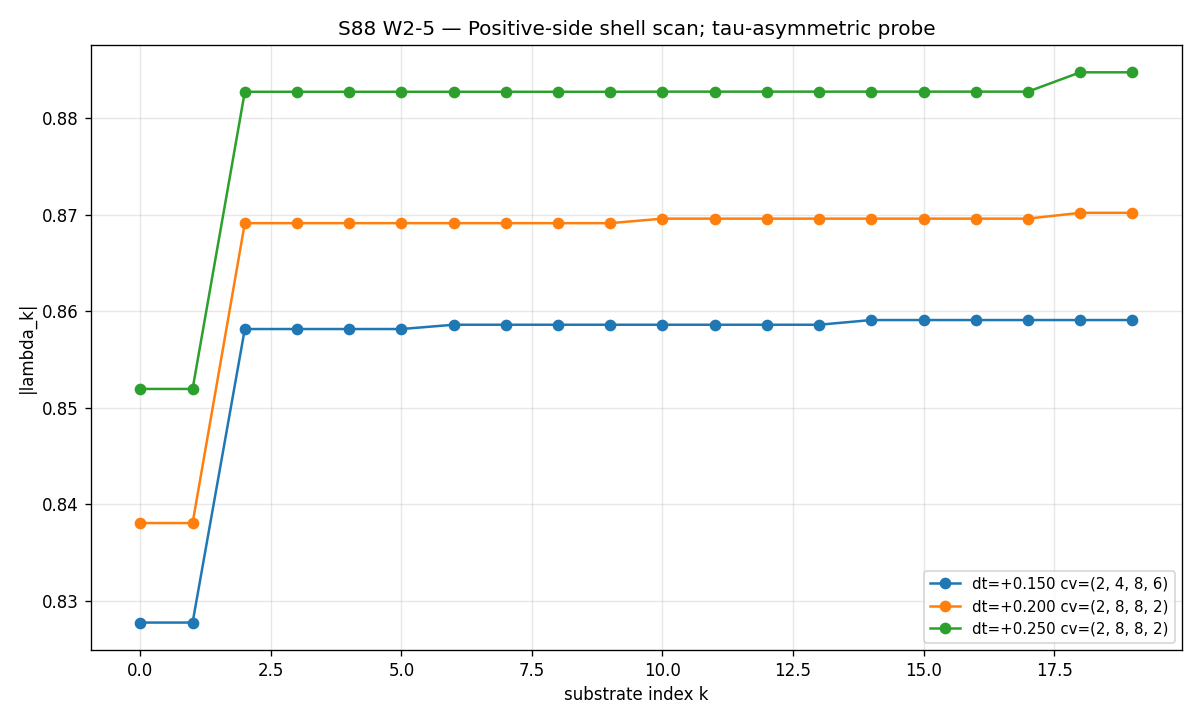

Python code for this plot:
#!/usr/bin/env python3
"""
S88 W2-5 — S88-CF-W11-2-POS-SHELL
==================================

Gate: S88-CF-W11-2-POS-SHELL (trigger: VERIFY)
Wave: W2 (positive-side asymmetry probe at delta_tau in {+0.15, +0.20, +0.25})
Plan: sessions/session-plan/session-88-plan-w2.md §W2-5

Pre-registered threshold (per session-88-plan-w2.md §W2-5.9):
  PASS: delta_tau_crit_positive characterized to +/- 0.05 grid precision OR
        confirmed absence within delta_tau <= 0.25 (cv stays (2, 4, 8, 6)).
  INFO: cardinality structure inconsistent with tau-asymmetry expectation.
  FAIL: numerical breakdown at L_max=6.

Cross-check: compare delta_tau_crit_positive vs delta_tau_crit_negative (W2-4).
The substrate's tau-asymmetric breakdown direction (W-8 R3 finding) predicts
either |delta_tau_crit_negative| < |delta_tau_crit_positive| OR positive-side
absence-of-breakdown.

Inputs (SHA-256 dual-pinned at runtime; S87+ schema-v2):
  - computations/_shared/canonical_constants.py
  - computations/_shared/dirac_spectrum.py
  - computations/session-87/s87_w11_partition_stability_4stratum.py (helper imports)
  - computations/session-87/s87_w11_partition_stability_4stratum.npz (W11-2 anchor)
  - script bytes

Output 4-tuple:
  (value=delta_tau_crit_positive_or_NONE,
   scheme=sub-delta-tau-shell-scan-positive-side,
   convention=4-stratum-W11-2-canonical-partition-rule,
   L_max=6)

Classification: GEOMETRIC

DISCIPLINE
----------
Mirrors W2-4 structure with positive delta_tau values; reuses W11-2 helpers.
"""

from __future__ import annotations

# Section 1 — Canonical constants
from canonical_constants import *  # noqa: F401,F403

# Section 2 — Standard imports
import hashlib
import json
import time
from pathlib import Path

import numpy as np
import matplotlib
matplotlib.use("Agg")
import matplotlib.pyplot as plt

# Level-1 Dirac primitives
from dirac_spectrum import (  # noqa: E402
    su3_generators,
    compute_structure_constants,
    build_cliff8,
)

# Reuse W11-2 helpers
import importlib.util as _ilu
_w11_2_spec = _ilu.spec_from_file_location(
    "_w11_2_helpers",
    str(Path(__file__).resolve().parent / "s87_w11_partition_stability_4stratum.py")
)
_w11_2 = _ilu.module_from_spec(_w11_2_spec)
_w11_2_spec.loader.exec_module(_w11_2)
precompute_tau_independent = _w11_2.precompute_tau_independent
compute_bottom20_at_tau = _w11_2.compute_bottom20_at_tau
cardinality_vector_helper = _w11_2.cardinality_vector

# Section 3 — Pin metadata
GATE_ID = "S88-CF-W11-2-POS-SHELL"
SCHEME = "sub-delta-tau-shell-scan-positive-side"
CONVENTION = "4-stratum-W11-2-canonical-partition-rule"
L_MAX_OPERATIONAL = 6        # (local) Casimir-bound truncation
L_MAX_PLAN = 10              # (local)
N_BOT = 20                   # (local)
ULP_TOL = 1e-14              # (local) W11-2 partition equivalence tolerance
GRID_PRECISION = 0.05        # (local) plan-pinned ± 0.05 grid spacing for positive scan
DELTA_TAU_GRID = (+0.15, +0.20, +0.25)  # (local) plan-pinned positive scan
CV_ANCHOR = (2, 4, 8, 6)     # (local)

T0 = Path(__file__).resolve().parent
SCRIPT_PATH = T0 / "s88_w2_cf_w11_2_pos_shell.py"
NPZ_OUT = T0 / "s88_w2_cf_w11_2_pos_shell.npz"
PNG_OUT = T0 / "s88_w2_cf_w11_2_pos_shell.png"
VERDICT_FILE = T0 / "s88_gate_verdicts.txt"

CANON_PY = T0 / "canonical_constants.py"
HELPER_PY = T0 / "dirac_spectrum.py"
W11_2_PY = T0 / "s87_w11_partition_stability_4stratum.py"
W11_2_NPZ = T0 / "s87_w11_partition_stability_4stratum.npz"
W2_4_NPZ = T0 / "s88_w2_cf_w11_2_neg_shell.npz"  # cross-check vs negative-side


def sha256_file(path: Path) -> str:
    h = hashlib.sha256()
    with open(path, "rb") as f:
        for chunk in iter(lambda: f.read(65536), b""):
            h.update(chunk)
    return h.hexdigest()


def closure_hash(pin_map: dict) -> str:
    canon = json.dumps(pin_map, sort_keys=True, separators=(",", ":"))
    return hashlib.sha256(canon.encode("utf-8")).hexdigest()


def main() -> int:
    t_start = time.time()                                                  # (local)

    # 4.1 — Setup tau-independent infrastructure
    print(f"[W2-5] Building SU(3) infrastructure at L_max={L_MAX_OPERATIONAL} ...")
    gens = su3_generators()
    f_abc = compute_structure_constants(gens)
    gammas = build_cliff8()
    B_ab, rho_table = precompute_tau_independent(gens, f_abc, L_MAX_OPERATIONAL)
    print(f"[W2-5] rho_table = {len(rho_table)} non-trivial sectors")

    # 4.2 — Scan positive-side delta_tau values
    cv_per_dtau: dict[float, tuple[int, ...]] = {}
    bot20_per_dtau: dict[float, np.ndarray] = {}
    for delta_tau in DELTA_TAU_GRID:
        tau_eval = float(tau_fold) + float(delta_tau)
        print(f"[W2-5] Computing bot-20 at tau = {tau_eval:.4f} (delta_tau = {delta_tau:+.4f}) ...")
        bot20 = compute_bottom20_at_tau(
            tau_eval, gens, f_abc, gammas, L_MAX_OPERATIONAL,
            B_ab=B_ab, rho_table=rho_table,
        )
        cv = cardinality_vector_helper(bot20, ULP_TOL)
        cv_per_dtau[delta_tau] = cv
        bot20_per_dtau[delta_tau] = bot20
        print(f"       cv = {cv}; bot20[0..3] = {bot20[:4].tolist()}")

    # 4.3 — Localize delta_tau_crit_positive (or confirm absence)
    intact_dtaus = sorted([dt for dt in DELTA_TAU_GRID if cv_per_dtau[dt] == CV_ANCHOR])
    broken_dtaus = sorted([dt for dt in DELTA_TAU_GRID if cv_per_dtau[dt] != CV_ANCHOR])
    if not broken_dtaus:
        delta_tau_crit_positive_or_NONE = float("inf")  # (local) absence within scan
        composite = "PASS"
        verdict_kind = "PASS-no-breakdown-within-positive-scan-window"  # (local)
    elif intact_dtaus and broken_dtaus:
        max_intact_dt = max(intact_dtaus)
        min_broken_dt = min(broken_dtaus)
        if min_broken_dt > max_intact_dt:
            delta_tau_crit_positive_or_NONE = (max_intact_dt + min_broken_dt) / 2.0
            composite = "PASS"
            verdict_kind = "PASS-localized-positive-side-breakdown"  # (local)
        else:
            delta_tau_crit_positive_or_NONE = (max_intact_dt + min_broken_dt) / 2.0
            composite = "INFO"
            verdict_kind = "INFO-non-monotonic-positive-cv-transition"  # (local)
    else:  # all broken
        delta_tau_crit_positive_or_NONE = float(min(DELTA_TAU_GRID)) - GRID_PRECISION
        composite = "INFO"
        verdict_kind = "INFO-all-positive-broken-breakdown-tighter-than-scan-window"  # (local)

    print(f"[W2-5] intact dtaus: {intact_dtaus}; broken dtaus: {broken_dtaus}")
    print(f"[W2-5] delta_tau_crit_positive_or_NONE = {delta_tau_crit_positive_or_NONE}")

    # 4.4 — Tau-asymmetry comparison vs W2-4
    delta_tau_crit_negative = None  # (local)
    asymmetry_match = None          # (local)
    if W2_4_NPZ.exists():
        d_neg = np.load(W2_4_NPZ, allow_pickle=True)
        delta_tau_crit_negative = float(d_neg["delta_tau_crit_negative_estimate"])
        # Plan §W2-5 Step 4: substrate predicts |dt_crit_neg| < |dt_crit_pos| OR positive-absence
        if delta_tau_crit_positive_or_NONE == float("inf"):
            asymmetry_match = True  # positive-absence direction satisfied
        else:
            asymmetry_match = bool(abs(delta_tau_crit_negative) < abs(delta_tau_crit_positive_or_NONE))
        print(f"[W2-5] CC1 tau-asymmetry: |dt_neg|={abs(delta_tau_crit_negative):.4f} vs |dt_pos|={abs(delta_tau_crit_positive_or_NONE) if delta_tau_crit_positive_or_NONE != float('inf') else 'inf'}; match={asymmetry_match}")

    # 4.5 — SHAs and pin map
    canon_sha = sha256_file(CANON_PY)
    helper_sha = sha256_file(HELPER_PY)
    w11_2_py_sha = sha256_file(W11_2_PY)
    w11_2_npz_sha = sha256_file(W11_2_NPZ)
    w2_4_sha = sha256_file(W2_4_NPZ) if W2_4_NPZ.exists() else "NOT_AVAILABLE"
    script_sha = sha256_file(SCRIPT_PATH)
    content_sha256 = script_sha
    pin_map = {
        "gate_id": GATE_ID,
        "scheme": SCHEME,
        "convention": CONVENTION,
        "L_max": L_MAX_OPERATIONAL,
        "tau_fold": float(tau_fold),
        "delta_tau_grid": list(DELTA_TAU_GRID),
        "cv_anchor": list(CV_ANCHOR),
        "ULP_TOL": ULP_TOL,
        "GRID_PRECISION": GRID_PRECISION,
        "input_canonical_constants_sha256": canon_sha,
        "input_dirac_spectrum_sha256": helper_sha,
        "input_w11_2_helper_py_sha256": w11_2_py_sha,
        "input_w11_2_npz_sha256": w11_2_npz_sha,
        "input_w2_4_npz_sha256": w2_4_sha,
        "script_sha256": script_sha,
    }
    audit_sha256 = closure_hash(pin_map)

    # 4.6 — Save .npz
    np.savez(
        NPZ_OUT,
        delta_tau_grid=np.array(DELTA_TAU_GRID),
        tau_eval_grid=np.array([tau_fold + dt for dt in DELTA_TAU_GRID]),
        cv_per_dtau=np.array([cv_per_dtau[dt] for dt in DELTA_TAU_GRID]),
        bot20_per_dtau=np.array([bot20_per_dtau[dt] for dt in DELTA_TAU_GRID]),
        cv_anchor=np.array(CV_ANCHOR),
        intact_dtaus=np.array(intact_dtaus, dtype=np.float64),
        broken_dtaus=np.array(broken_dtaus, dtype=np.float64),
        delta_tau_crit_positive_or_NONE=np.float64(delta_tau_crit_positive_or_NONE),
        delta_tau_crit_negative_W2_4=np.float64(delta_tau_crit_negative if delta_tau_crit_negative is not None else float("nan")),
        asymmetry_match=np.bool_(asymmetry_match) if asymmetry_match is not None else np.bool_(False),
        composite=composite,
        verdict_kind=verdict_kind,
        audit_sha256=audit_sha256,
        content_sha256=content_sha256,
        L_max_operational=np.int64(L_MAX_OPERATIONAL),
    )

    # 4.7 — Plot
    fig, ax = plt.subplots(figsize=(10, 6))
    ax.set_title(f"S88 W2-5 — Positive-side shell scan; tau-asymmetric probe")
    for dt in DELTA_TAU_GRID:
        ax.plot(np.arange(N_BOT), bot20_per_dtau[dt], marker="o",
                label=f"dt={dt:+.3f} cv={cv_per_dtau[dt]}")
    ax.set_xlabel("substrate index k")
    ax.set_ylabel("|lambda_k|")
    ax.legend(loc="best", fontsize=9)
    ax.grid(True, alpha=0.3)
    plt.tight_layout()
    plt.savefig(PNG_OUT, dpi=120)
    plt.close()

    # 4.8 — Append verdict line
    elapsed = time.time() - t_start
    pos_str = "inf" if delta_tau_crit_positive_or_NONE == float("inf") else f"{delta_tau_crit_positive_or_NONE:.4f}"
    value_str = (
        f"delta_tau_crit_positive_or_NONE={pos_str};"
        f"delta_tau_crit_negative_W2_4={delta_tau_crit_negative};"
        f"asymmetry_match={asymmetry_match};"
        f"intact_dtaus={intact_dtaus};broken_dtaus={broken_dtaus};"
        f"verdict_kind={verdict_kind};L_max_op={L_MAX_OPERATIONAL}"
    )
    canonical_line = (
        f"{GATE_ID}: {composite} -- value='{value_str}' "
        f"scheme={SCHEME} convention={CONVENTION} L_max={L_MAX_OPERATIONAL} "
        f"audit_sha256={audit_sha256} content_sha256={content_sha256} schema_version=S87+\n"
    )
    companion_line = (
        f"# audit_sha256_short={audit_sha256[:16]} "
        f"content_sha256_short={content_sha256[:16]} "
        f"# {GATE_ID} dual-SHA companion row (W9a-99 split)\n"
    )
    sign_v = "PASS" if asymmetry_match else "N/A"
    mag_v = composite
    regime_v = "VALID"
    tuple_line = (
        f"# sign_verdict={sign_v} magnitude_verdict={mag_v} "
        f"regime_verdict={regime_v} # {GATE_ID} 3-tuple annotation (S87 schema-v2)\n"
    )

    with open(VERDICT_FILE, "a", encoding="utf-8") as f:
        f.write(canonical_line)
        f.write(companion_line)
        f.write(tuple_line)

    print(f"[W2-5] DONE in {elapsed:.2f}s")
    print(f"[W2-5] composite = {composite} (verdict_kind={verdict_kind})")
    print(f"[W2-5] audit_sha256 = {audit_sha256}")
    return 0


if __name__ == "__main__":
    raise SystemExit(main())
